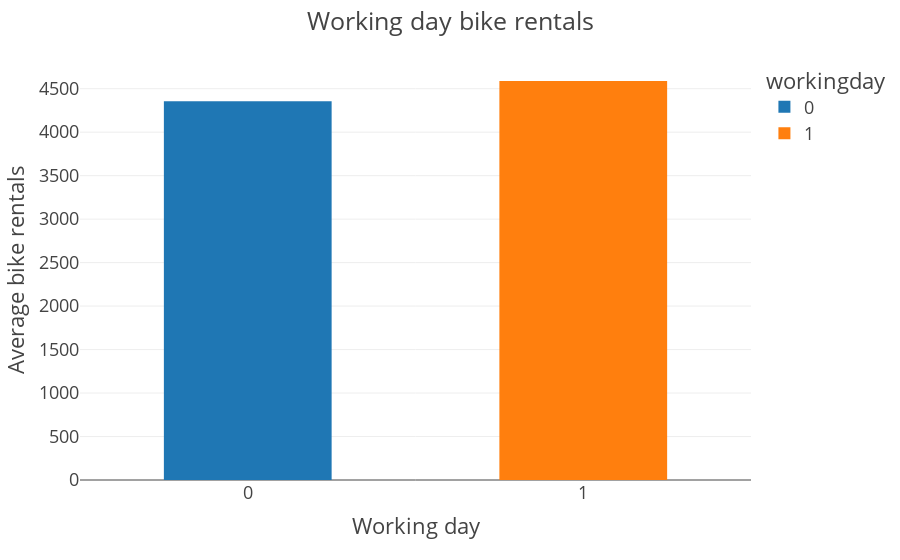

Notebook code for this chart:
### Markdown cell above
There seems to be no preference in weekday whenever people want to use rental bikes. <br>
Some people might be more interested in using rental bikes on workingdays, let's see if this is the case.

### Code cell
# plot histogram
mean_workingday = df.groupby('workingday')['cnt'].mean()
fig = px.histogram(mean_workingday,x=mean_workingday.index,y='cnt',template='presentation'
                   ,color=mean_workingday.index)
fig.update_layout(bargap=0.5,
                 title="Working day bike rentals",
                 yaxis_title="Average bike rentals",
                 xaxis_title="Working day",
                 xaxis_type='category')
#pio.write_image(fig, 'hist_workingday.png', format='png', width=800, height=400)
fig.show()

### Figure 1 — Plotly figure (JSON) as saved in the notebook; plotly's stock layout.template omitted (floating-point values rounded to 4 significant figures)
{"data": [{"alignmentgroup": "True", "bingroup": "x", "histfunc": "sum", "hovertemplate": "workingday=%{x}<br>sum of cnt=%{y}<extra></extra>", "legendgroup": "0", "marker": {"color": "#1F77B4", "pattern": {"shape": ""}}, "name": "0", "offsetgroup": "0", "orientation": "v", "showlegend": true, "type": "histogram", "x": [0], "xaxis": "x", "y": [4354.0], "yaxis": "y"}, {"alignmentgroup": "True", "bingroup": "x", "histfunc": "sum", "hovertemplate": "workingday=%{x}<br>sum of cnt=%{y}<extra></extra>", "legendgroup": "1", "marker": {"color": "#FF7F0E", "pattern": {"shape": ""}}, "name": "1", "offsetgroup": "1", "orientation": "v", "showlegend": true, "type": "histogram", "x": [1], "xaxis": "x", "y": [4589.0], "yaxis": "y"}], "layout": {"bargap": 0.5, "barmode": "relative", "legend": {"title": {"text": "workingday"}, "tracegroupgap": 0}, "margin": {"t": 60}, "title": {"text": "Working day bike rentals"}, "xaxis": {"anchor": "y", "categoryarray": [0, 1], "categoryorder": "array", "domain": [0, 1], "title": {"text": "Working day"}, "type": "category"}, "yaxis": {"anchor": "x", "domain": [0, 1], "title": {"text": "Average bike rentals"}}}}
